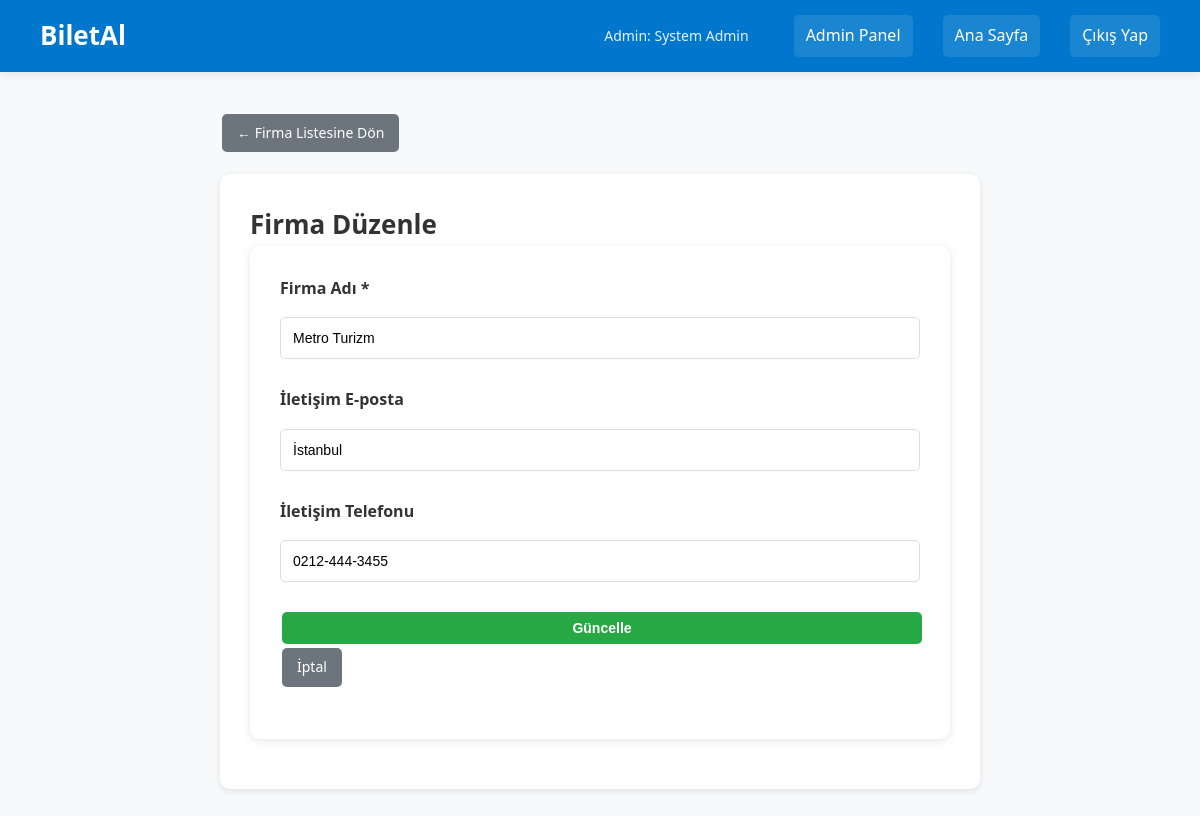
The app's page /admin/edit_company.php?id=1 (signed in) with its own data.
### tables this page shows
CREATE TABLE companies (
    id INTEGER PRIMARY KEY AUTOINCREMENT,
    name TEXT NOT NULL,
    address TEXT,
    phone TEXT,
    created_at TIMESTAMP DEFAULT CURRENT_TIMESTAMP
);

### admin/edit_company.php (the view, shortened to what this page needs)
<?php
require '../config.php';
$company_id = $_GET['id'] ?? null;
try {
    $stmt = $db->prepare("SELECT * FROM companies WHERE id = :id");
    $stmt->execute([':id' => $company_id]);
    $company = $stmt->fetch(PDO::FETCH_ASSOC);
} catch (Exception $e) {
    $message = "Firma bilgileri alınırken hata oluştu: " . $e->getMessage();
}
?>
<!DOCTYPE html>
<html lang="tr">
<head>
    <link rel="stylesheet" href="../style.css">
</head>
<body>
<header>
    <h1><a href="../index.php">BiletAl</a></h1>
    <div class="nav-buttons">
        <span class="user-welcome">Admin: <?= htmlspecialchars($_SESSION['full_name'] ?? $_SESSION['email']) ?></span>
        <a href="admin_panel.php">Admin Panel</a>
        <a href="../index.php">Ana Sayfa</a>
        <a href="../logout.php">Çıkış Yap</a>
    </div>
</header>
<div class="admin-container">
    <div class="back-button">
        <a href="manage_companies.php" class="btn btn-secondary">← Firma Listesine Dön</a>
    </div>
    <div class="form-container">
        <h1>Firma Düzenle</h1>
        <form method="POST">
            <div class="form-group">
                <label for="name">Firma Adı *</label>
                <input type="text" id="name" name="name" value="<?= htmlspecialchars($company['name'] ?? '') ?>" required>
            </div>
            <div class="form-group">
                <label for="contact_email">İletişim E-posta</label>
                <input type="email" id="contact_email" name="contact_email" value="<?= htmlspecialchars($company['address'] ?? '') ?>" placeholder="info@firma.com">
            </div>
            <div class="form-group">
                <label for="contact_phone">İletişim Telefonu</label>
                <input type="text" id="contact_phone" name="contact_phone" value="<?= htmlspecialchars($company['phone'] ?? '') ?>" placeholder="0212 123 45 67">
            </div>
            <div class="form-group">
                <button type="submit" name="update_company" class="btn btn-success">Güncelle</button>
                <a href="manage_companies.php" class="btn btn-secondary">İptal</a>
            </div>
        </form>
    </div>
</div>
</body>
</html>

### style.css (style rules this page uses)
* { margin: 0; padding: 0; box-sizing: border-box; }
body { font-family: 'Segoe UI', Tahoma, Geneva, Verdana, sans-serif; background-color: #f8f9fa; line-height: 1.6; color: #333; }
header { background: linear-gradient(135deg, #0077cc, #005fa3); padding: 15px 40px; display: flex; justify-content: space-between; align-items: center; color: white; box-shadow: 0 2px 10px rgba(0,0,0,0.1); }
header h1 { margin: 0; font-size: 26px; }
header h1 a { color: inherit; text-decoration: none; transition: opacity 0.3s; }
.nav-buttons { display: flex; align-items: center; gap: 15px; }
.nav-buttons a { color: white; text-decoration: none; padding: 8px 15px; border-radius: 5px; background: rgba(255,255,255,0.1); transition: background 0.3s; }
.user-welcome { font-size: 14px; opacity: 0.9; }
form { background: white; padding: 30px; border-radius: 10px; box-shadow: 0 2px 10px rgba(0,0,0,0.1); margin-bottom: 20px; }
form input, form select, form textarea, form button { width: 100%; padding: 12px; margin: 8px 0; border: 2px solid #ddd; border-radius: 5px; font-size: 16px; }
form button { background: #0077cc; color: white; border: none; cursor: pointer; font-weight: bold; transition: background 0.3s; }
.btn { display: inline-block; padding: 10px 20px; background: #0077cc; color: white; text-decoration: none; border-radius: 5px; border: none; cursor: pointer; font-size: 14px; transition: background 0.3s; }
.btn-success { background: #28a745; }
.btn-secondary { background: #6c757d; }
.admin-container, .admin-dashboard { max-width: 1200px; margin: 20px auto; padding: 20px; }
.form-container { background: white; padding: 25px; border-radius: 10px; box-shadow: 0 2px 10px rgba(0,0,0,0.1); margin-bottom: 25px; }
.form-group { margin-bottom: 20px; }
.form-group label { display: block; margin-bottom: 8px; font-weight: bold; color: #333; }
.form-group input { width: 100%; padding: 12px; border: 2px solid #ddd; border-radius: 6px; font-size: 16px; transition: border-color 0.3s; }
.admin-container .btn { display: inline-block; padding: 8px 15px; margin: 2px; background: #0077cc; color: white; text-decoration: none; border-radius: 5px; border: none; cursor: pointer; font-size: 14px; transition: background 0.3s; }
.admin-container .btn-success { background: #28a745; }
.admin-container .btn-secondary { background: #6c757d; }

### admin/edit_company.php (style rules this page uses)
.admin-container { max-width: 800px; margin: 20px auto; padding: 20px; }
.form-container { background: #fff; border-radius: 10px; padding: 30px; box-shadow: 0 2px 6px rgba(0,0,0,0.1); }
.form-group { margin-bottom: 20px; }
.form-group label { display: block; margin-bottom: 8px; font-weight: bold; color: #333; }
.form-group input, .form-group textarea { width: 100%; padding: 12px; border: 1px solid #ddd; border-radius: 5px; font-size: 14px; }
.btn { display: inline-block; padding: 12px 20px; margin: 5px; background: #0077cc; color: #fff; text-decoration: none; border-radius: 5px; border: none; cursor: pointer; font-size: 14px; }
.btn-success { background: #28a745; }
.btn-secondary { background: #6c757d; }
header { background: #0077cc; padding: 15px 40px; display: flex; justify-content: space-between; align-items: center; color: #fff; }
h1 { margin: 0; font-size: 26px; }
h1 a { color: inherit; text-decoration: none; }
.nav-buttons a { color: #fff; text-decoration: none; margin-left: 15px; padding: 8px 12px; border-radius: 5px; background: rgba(255,255,255,0.1); }
.user-welcome { margin-right: 15px; }
.back-button { margin-bottom: 20px; }

### records on screen
companies: name "Metro Turizm", contact_email "İstanbul", contact_phone "0212-444-3455"

### other values on screen
$_SESSION['full_name'] "System Admin"
